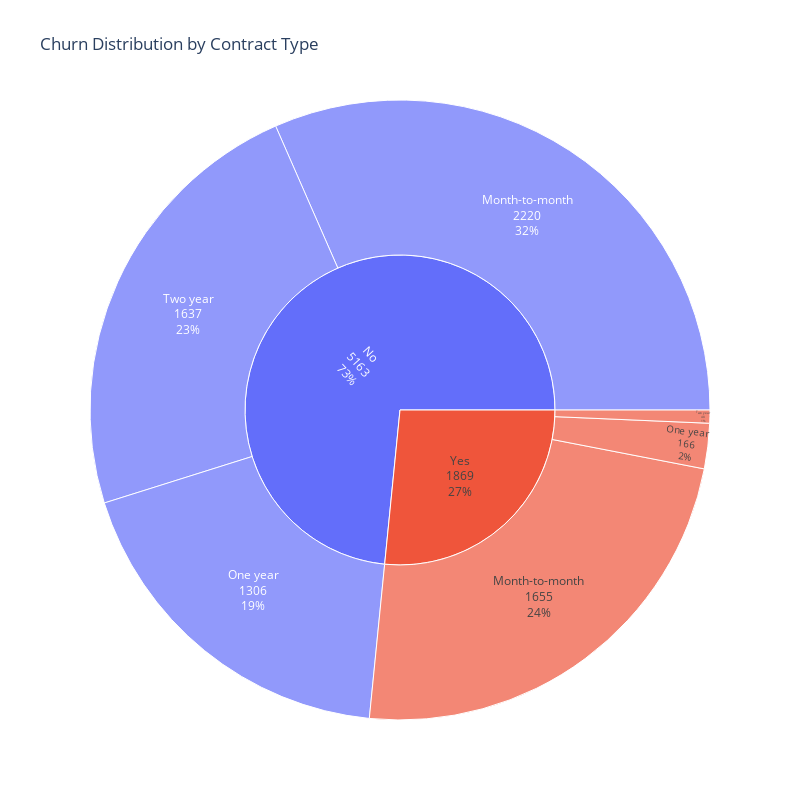

This figure's notebook cell:
### Code cell
fig = px.sunburst(
    Churn_Contract_Charges, 
    path=['Churn', 'Contract'], 
    values='count', 
    title='Churn Distribution by Contract Type'
)

# Update to show percentages along with labels
fig.update_traces(textinfo='label+value +percent entry')
font=dict(size=40),
fig.update_layout(width=800, height=800)

fig.show()

### Figure 1 — Plotly figure (JSON) as saved in the notebook; plotly's stock layout.template omitted (floating-point values rounded to 4 significant figures)
{"data": [{"branchvalues": "total", "domain": {"x": [0, 1], "y": [0, 1]}, "hovertemplate": "labels=%{label}<br>count=%{value}<br>parent=%{parent}<br>id=%{id}<extra></extra>", "ids": ["No/Month-to-month", "Yes/Month-to-month", "No/One year", "Yes/One year", "No/Two year", "Yes/Two year", "No", "Yes"], "labels": ["Month-to-month", "Month-to-month", "One year", "One year", "Two year", "Two year", "No", "Yes"], "name": "", "parents": ["No", "Yes", "No", "Yes", "No", "Yes", "", ""], "textinfo": "label+value+percent entry", "type": "sunburst", "values": [2220, 1655, 1306, 166, 1637, 48, 5163, 1869]}], "layout": {"height": 800, "legend": {"tracegroupgap": 0}, "title": {"text": "Churn Distribution by Contract Type"}, "width": 800}}
